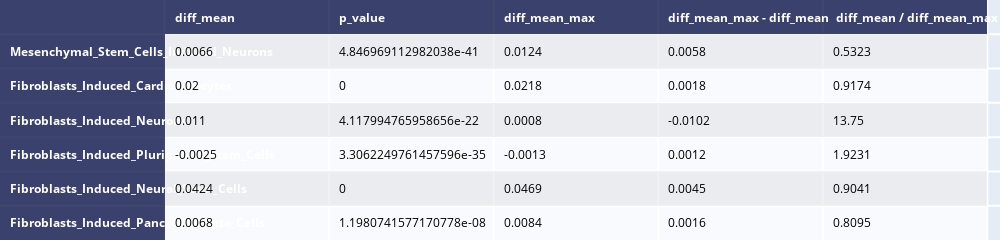

The cell this chart's notebook holds for it:
### Code cell
fig = ff.create_table(df_opt, index = True)
fig.update_layout(
autosize=False,
width=1000,
height=200,
)
fig.show()

### Figure 1 — Plotly figure (JSON) as saved in the notebook; plotly's stock layout.template omitted (floating-point values rounded to 4 significant figures)
{"data": [{"colorscale": [[0, "#00083e"], [0.5, "#ededee"], [1, "#ffffff"]], "hoverinfo": "none", "opacity": 0.75, "showscale": false, "type": "heatmap", "z": [[0, 0, 0, 0, 0, 0], [0, 0.5, 0.5, 0.5, 0.5, 0.5], [0, 1, 1, 1, 1, 1], [0, 0.5, 0.5, 0.5, 0.5, 0.5], [0, 1, 1, 1, 1, 1], [0, 0.5, 0.5, 0.5, 0.5, 0.5], [0, 1, 1, 1, 1, 1]]}], "layout": {"annotations": [{"align": "left", "font": {"color": "#ffffff"}, "showarrow": false, "text": "<b></b>", "x": -0.45, "xanchor": "left", "xref": "x", "y": 0, "yref": "y"}, {"align": "left", "font": {"color": "#ffffff"}, "showarrow": false, "text": "<b>diff_mean</b>", "x": 0.55, "xanchor": "left", "xref": "x", "y": 0, "yref": "y"}, {"align": "left", "font": {"color": "#ffffff"}, "showarrow": false, "text": "<b>p_value</b>", "x": 1.55, "xanchor": "left", "xref": "x", "y": 0, "yref": "y"}, {"align": "left", "font": {"color": "#ffffff"}, "showarrow": false, "text": "<b>diff_mean_max</b>", "x": 2.55, "xanchor": "left", "xref": "x", "y": 0, "yref": "y"}, {"align": "left", "font": {"color": "#ffffff"}, "showarrow": false, "text": "<b>diff_mean_max - diff_mean</b>", "x": 3.55, "xanchor": "left", "xref": "x", "y": 0, "yref": "y"}, {"align": "left", "font": {"color": "#ffffff"}, "showarrow": false, "text": "<b> diff_mean / diff_mean_max</b>", "x": 4.55, "xanchor": "left", "xref": "x", "y": 0, "yref": "y"}, {"align": "left", "font": {"color": "#ffffff"}, "showarrow": false, "text": "<b>Mesenchymal_Stem_Cells_Induced_Neurons</b>", "x": -0.45, "xanchor": "left", "xref": "x", "y": 1, "yref": "y"}, {"align": "left", "font": {"color": "#000000"}, "showarrow": false, "text": "0.0066", "x": 0.55, "xanchor": "left", "xref": "x", "y": 1, "yref": "y"}, {"align": "left", "font": {"color": "#000000"}, "showarrow": false, "text": "4.846969112982038e-41", "x": 1.55, "xanchor": "left", "xref": "x", "y": 1, "yref": "y"}, {"align": "left", "font": {"color": "#000000"}, "showarrow": false, "text": "0.0124", "x": 2.55, "xanchor": "left", "xref": "x", "y": 1, "yref": "y"}, {"align": "left", "font": {"color": "#000000"}, "showarrow": false, "text": "0.0058", "x": 3.55, "xanchor": "left", "xref": "x", "y": 1, "yref": "y"}, {"align": "left", "font": {"color": "#000000"}, "showarrow": false, "text": "0.5323", "x": 4.55, "xanchor": "left", "xref": "x", "y": 1, "yref": "y"}, {"align": "left", "font": {"color": "#ffffff"}, "showarrow": false, "text": "<b>Fibroblasts_Induced_Cardiomyocytes</b>", "x": -0.45, "xanchor": "left", "xref": "x", "y": 2, "yref": "y"}, {"align": "left", "font": {"color": "#000000"}, "showarrow": false, "text": "0.02", "x": 0.55, "xanchor": "left", "xref": "x", "y": 2, "yref": "y"}, {"align": "left", "font": {"color": "#000000"}, "showarrow": false, "text": "0", "x": 1.55, "xanchor": "left", "xref": "x", "y": 2, "yref": "y"}, {"align": "left", "font": {"color": "#000000"}, "showarrow": false, "text": "0.0218", "x": 2.55, "xanchor": "left", "xref": "x", "y": 2, "yref": "y"}, {"align": "left", "font": {"color": "#000000"}, "showarrow": false, "text": "0.0018", "x": 3.55, "xanchor": "left", "xref": "x", "y": 2, "yref": "y"}, {"align": "left", "font": {"color": "#000000"}, "showarrow": false, "text": "0.9174", "x": 4.55, "xanchor": "left", "xref": "x", "y": 2, "yref": "y"}, {"align": "left", "font": {"color": "#ffffff"}, "showarrow": false, "text": "<b>Fibroblasts_Induced_Neurons</b>", "x": -0.45, "xanchor": "left", "xref": "x", "y": 3, "yref": "y"}, {"align": "left", "font": {"color": "#000000"}, "showarrow": false, "text": "0.011", "x": 0.55, "xanchor": "left", "xref": "x", "y": 3, "yref": "y"}, {"align": "left", "font": {"color": "#000000"}, "showarrow": false, "text": "4.117994765958656e-22", "x": 1.55, "xanchor": "left", "xref": "x", "y": 3, "yref": "y"}, {"align": "left", "font": {"color": "#000000"}, "showarrow": false, "text": "0.0008", "x": 2.55, "xanchor": "left", "xref": "x", "y": 3, "yref": "y"}, {"align": "left", "font": {"color": "#000000"}, "showarrow": false, "text": "-0.0102", "x": 3.55, "xanchor": "left", "xref": "x", "y": 3, "yref": "y"}, {"align": "left", "font": {"color": "#000000"}, "showarrow": false, "text": "13.75", "x": 4.55, "xanchor": "left", "xref": "x", "y": 3, "yref": "y"}, {"align": "left", "font": {"color": "#ffffff"}, "showarrow": false, "text": "<b>Fibroblasts_Induced_Pluripotent_Stem_Cells</b>", "x": -0.45, "xanchor": "left", "xref": "x", "y": 4, "yref": "y"}, {"align": "left", "font": {"color": "#000000"}, "showarrow": false, "text": "-0.0025", "x": 0.55, "xanchor": "left", "xref": "x", "y": 4, "yref": "y"}, {"align": "left", "font": {"color": "#000000"}, "showarrow": false, "text": "3.3062249761457596e-35", "x": 1.55, "xanchor": "left", "xref": "x", "y": 4, "yref": "y"}, {"align": "left", "font": {"color": "#000000"}, "showarrow": false, "text": "-0.0013", "x": 2.55, "xanchor": "left", "xref": "x", "y": 4, "yref": "y"}, {"align": "left", "font": {"color": "#000000"}, "showarrow": false, "text": "0.0012", "x": 3.55, "xanchor": "left", "xref": "x", "y": 4, "yref": "y"}, {"align": "left", "font": {"color": "#000000"}, "showarrow": false, "text": "1.9231", "x": 4.55, "xanchor": "left", "xref": "x", "y": 4, "yref": "y"}, {"align": "left", "font": {"color": "#ffffff"}, "showarrow": false, "text": "<b>Fibroblasts_Induced_Neural_Stem_Cells</b>", "x": -0.45, "xanchor": "left", "xref": "x", "y": 5, "yref": "y"}, {"align": "left", "font": {"color": "#000000"}, "showarrow": false, "text": "0.0424", "x": 0.55, "xanchor": "left", "xref": "x", "y": 5, "yref": "y"}, {"align": "left", "font": {"color": "#000000"}, "showarrow": false, "text": "0", "x": 1.55, "xanchor": "left", "xref": "x", "y": 5, "yref": "y"}, {"align": "left", "font": {"color": "#000000"}, "showarrow": false, "text": "0.0469", "x": 2.55, "xanchor": "left", "xref": "x", "y": 5, "yref": "y"}, {"align": "left", "font": {"color": "#000000"}, "showarrow": false, "text": "0.0045", "x": 3.55, "xanchor": "left", "xref": "x", "y": 5, "yref": "y"}, {"align": "left", "font": {"color": "#000000"}, "showarrow": false, "text": "0.9041", "x": 4.55, "xanchor": "left", "xref": "x", "y": 5, "yref": "y"}, {"align": "left", "font": {"color": "#ffffff"}, "showarrow": false, "text": "<b>Fibroblasts_Induced_Pancreatic_Beta_Cells</b>", "x": -0.45, "xanchor": "left", "xref": "x", "y": 6, "yref": "y"}, {"align": "left", "font": {"color": "#000000"}, "showarrow": false, "text": "0.0068", "x": 0.55, "xanchor": "left", "xref": "x", "y": 6, "yref": "y"}, {"align": "left", "font": {"color": "#000000"}, "showarrow": false, "text": "1.1980741577170778e-08", "x": 1.55, "xanchor": "left", "xref": "x", "y": 6, "yref": "y"}, {"align": "left", "font": {"color": "#000000"}, "showarrow": false, "text": "0.0084", "x": 2.55, "xanchor": "left", "xref": "x", "y": 6, "yref": "y"}, {"align": "left", "font": {"color": "#000000"}, "showarrow": false, "text": "0.0016", "x": 3.55, "xanchor": "left", "xref": "x", "y": 6, "yref": "y"}, {"align": "left", "font": {"color": "#000000"}, "showarrow": false, "text": "0.8095", "x": 4.55, "xanchor": "left", "xref": "x", "y": 6, "yref": "y"}], "autosize": false, "height": 200, "margin": {"b": 0, "l": 0, "r": 0, "t": 0}, "width": 1000, "xaxis": {"dtick": 1, "gridwidth": 2, "showticklabels": false, "tick0": -0.5, "ticks": "", "zeroline": false}, "yaxis": {"autorange": "reversed", "dtick": 1, "gridwidth": 2, "showticklabels": false, "tick0": 0.5, "ticks": "", "zeroline": false}}}
